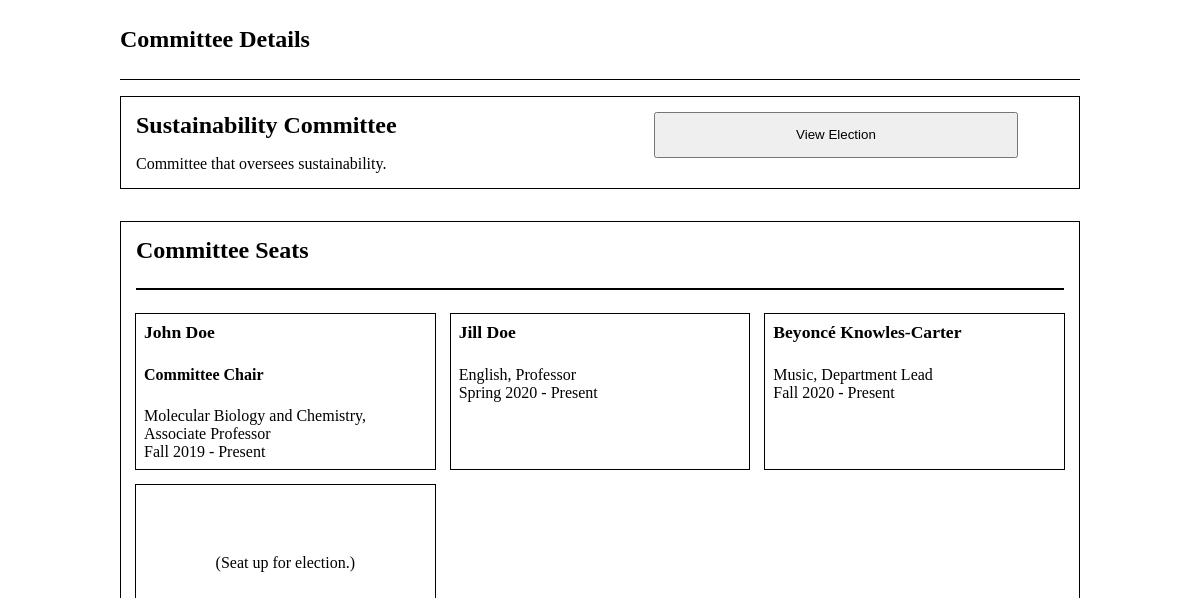
Screenshot of /committee_details.php?committee=1 (signed in) with the database file from the repository.
### tables this page shows
CREATE TABLE IF NOT EXISTS `Committee` (
  `Committee_ID` INT NOT NULL AUTO_INCREMENT,
  `Name` VARCHAR(45) NOT NULL,
  `Description` VARCHAR(45) NOT NULL,
  PRIMARY KEY (`Committee_ID`));

CREATE TABLE IF NOT EXISTS `User` (
  `CNU_ID` INT NOT NULL AUTO_INCREMENT,
  `Password` VARCHAR(24) NOT NULL,
  `Fname` VARCHAR(45) NOT NULL,
  `Lname` VARCHAR(45) NOT NULL,
  `Email` VARCHAR(72) NOT NULL,
  `Department` VARCHAR(45),
  `Position` VARCHAR(45),
  `Birthday` DATE NOT NULL,
  `Hiring_Year` YEAR(4) NOT NULL,
  `Gender` VARCHAR(45) NOT NULL,
  `Race` VARCHAR(45) NOT NULL,
  `Permisions` VARCHAR(45) NOT NULL DEFAULT 'User',
  `Photo` Blob,
  PRIMARY KEY (`CNU_ID`));

### committee_details.php (the view, shortened to what this page needs)
<!DOCTYPE html>
<html lang="en" dir="ltr">
<head>
  <link rel="stylesheet" href="css/profile.css" type="text/css">
  <?php
      include 'databaseconnect.php';
      $entered_id = $_GET['committee'];
      $com_sql = "SELECT * FROM `Committee` WHERE Committee_ID=?";
      $com_stmt = $conn->prepare($com_sql);
      $com_stmt->bind_param('i', $entered_id);
      $com_stmt->execute();
      $com_stmt->bind_result($committee_id, $committee_name, $committee_description);
      $chair_sql = "SELECT User_CNU_ID FROM `Chairman` WHERE Committee_Committee_ID='$committee_id'";
      $chair_id = $conn->query($chair_sql)->fetch_assoc()['User_CNU_ID'];
      $committee_seats_sql = "SELECT * FROM `Committee Seat` WHERE Committee_Committee_ID='$committee_id'";
      $committee_seats = $conn->query($committee_seats_sql);
      $election_sql = "SELECT * FROM `Election` WHERE Committee_Committee_ID='$committee_id' AND NOT Status='Complete'";
      $election = $conn->query($election_sql)->fetch_assoc();
    ?>
</head>
<body>
  <div class="wrapper">
    <header>
      <h2>Committee Details</h2>
    </header>
    <div class="body">
      <div class="column">
        <span class='major heading'><?php echo $committee_name;?></span>
        <div class="block"><?php echo $committee_description;?></div>
      </div>
      <div class="column">
        <?php
            if (!is_null($election)) {
                $election_id = $election['Election_ID'];
                echo "<form action='election_details.php' method='get'><button name='election' value='$election_id'>View Election</button></form>";
            }
        ?>
      </div>
    </div>
    <div class="body">
      <div class="column">
        <span class='major heading'>Committee Seats</span>
        <hr>
        <div class="tiles">
          <?php
              while ($seat = $committee_seats->fetch_assoc()) {
                  $user_id = intval($seat['User_CNU_ID']);
                  $user_sql = "SELECT CNU_ID, Fname, Lname, Department, Position, Photo FROM `User` WHERE CNU_ID='$user_id'";
                  $user = $conn->query($user_sql)->fetch_assoc();
                  $is_chair = $user['CNU_ID'] == $chair_id;
                  $ending_term = $seat['Ending_Term'] ?? 'Present';
                  echo "<div class='tile'>";
                  echo "<span class='sub heading'>".$user['Fname']." ".$user['Lname']."</span><br>";
                  echo ($is_chair ? "<span class='heading'>Committee Chair</span><br>" : "")
                       .$user['Department'].", ".$user['Position']."<br>"
                       .$seat['Starting_Term']." - ".$ending_term;
                  echo "</div>";
              }
              for ($i=0; $i < $election['Number_Seats']; $i++) {
                  echo "<div class='tile center'>(Seat up for election.)</div>";
              }
            ?>
        </div>
      </div>
    </div>
  </div>
</body>
</html>

### css/profile.css (style rules this page uses)
.body { outline: 1px solid #000000; outline-offset: -1px; padding: 1em; display: flex; justify-content: space-around; gap: 1em; }
.body hr { grid-column: 1 / -1; border: 1px solid #000000; height: 0; width: 100%; }
.body .column { display: flex; flex-flow: column nowrap; justify-content: space-between; flex: 1; gap: 1em; }
.tiles { width: 100%; display: grid; grid-template-columns: repeat(auto-fit, minmax(250px, 1fr)); grid-auto-rows: 1fr; grid-gap: 1em; }
.tiles .tile { position: relative; display: flex; flex-flow: column nowrap; padding: 0.5em; outline: 1px solid #000000; }
.tile.center { justify-content: center; align-items: center; }
.tile .heading { margin-bottom: 0.3em; }
.body form { display: flex; height: inherit; align-content: center; justify-content: center; }
.body form button { width: 80%; padding: 1em; }

### css/common.css (style rules this page uses)
* { box-sizing: border-box; }
body { margin: 0; padding: 0; height: 100vh; display: flex; flex-flow: column nowrap; position: relative; }
.wrapper { width: 80%; height: 75vh; position: absolute; top: 10%; right: 10%; left: 10%; display: flex; flex-flow: column nowrap; }
header { width: inherit; height: 10%; background-color: #FFFFFF; margin: 0; position: fixed; top: 0; display: flex; align-items: center; border-bottom: 1px solid black; z-index: 99999; }
.wrapper>div { margin: 1em 0; }
header * { padding: 0; margin: 0; }
.center { display: flex; flex-flow: column nowrap; text-align: center; justify-content: center; align-items: center; align-content: center; }
.heading { font-weight: bold; }
.heading.sub { font-size: 1.1em; }
.heading.major { font-size: 1.5em; }

### rows the page displays
committee: Name "Sustainability Committee", Description "Committee that oversees sustainability."
committee seat: User_CNU_ID.Fname "John", User_CNU_ID.Lname "Doe", shows "Committee Chair", User_CNU_ID.Department "Molecular Biology and Chemistry", User_CNU_ID.Position "Associate Professor", Starting_Term "Fall 2019", Ending_Term "Present"
committee seat: User_CNU_ID.Fname "Jill", User_CNU_ID.Lname "Doe", User_CNU_ID.Department "English", User_CNU_ID.Position "Professor", Starting_Term "Spring 2020", Ending_Term "Present"
committee seat: User_CNU_ID.Fname "Beyoncé", User_CNU_ID.Lname "Knowles-Carter", User_CNU_ID.Department "Music", User_CNU_ID.Position "Department Lead", Starting_Term "Fall 2020", Ending_Term "Present"
